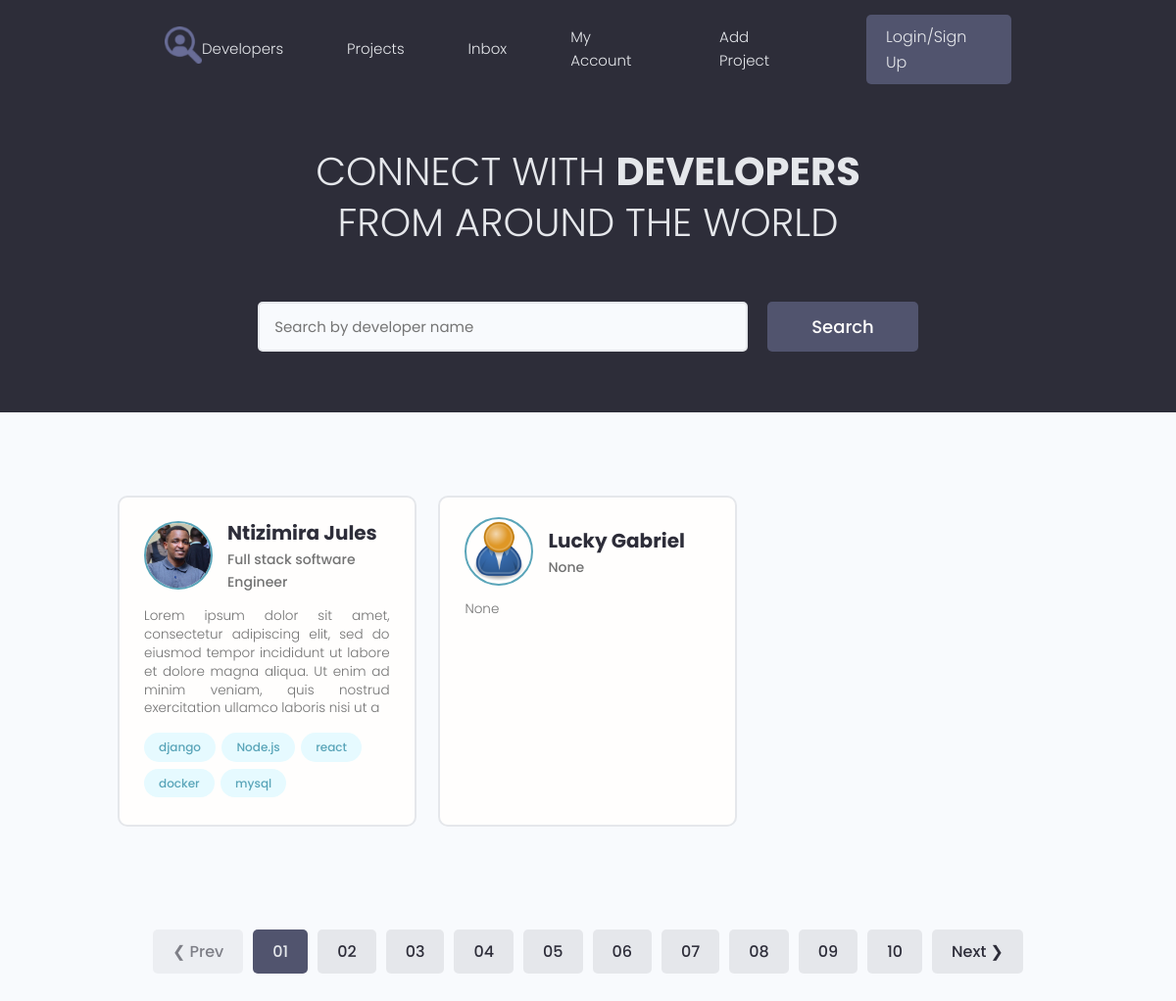
The page /profiles on the database as committed earlier.
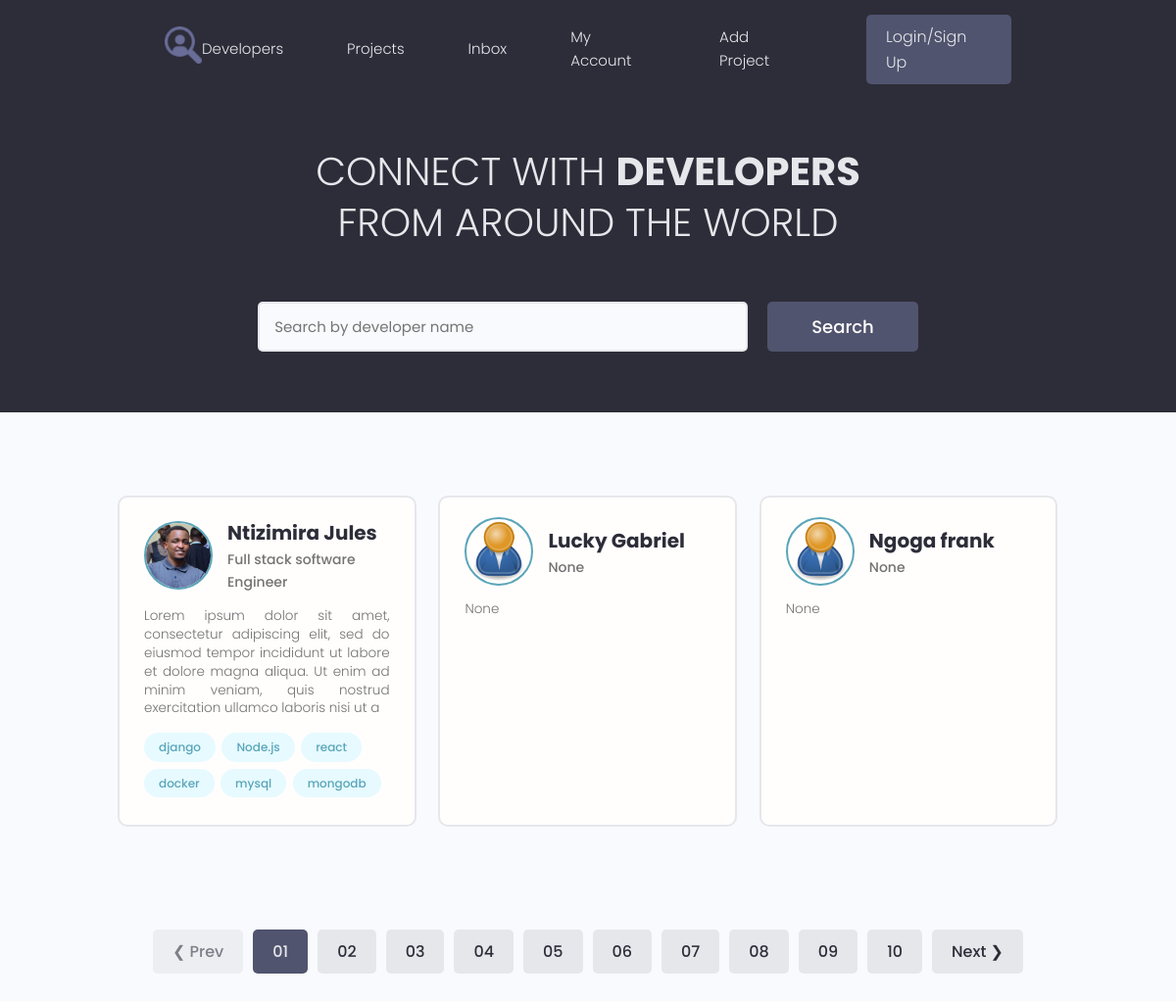
The same page on the database as committed later.
### models/user.py (models this page shows, shortened)
class Profile(BaseModel, Base):
    __tablename__ = 'profiles'
    user_id = Column(String(60), ForeignKey('users.id'))
    user = relationship("User", back_populates="profile")
    username = Column(String(150), nullable=False, unique=True)
    email = Column(String(150), nullable=False)
    name = Column(String(150), nullable=False)
    bio = Column(Text, nullable=True)
    location = Column(String(150), nullable=True)
    headline = Column(String(250), nullable=True)
    profile_image_url = Column(String(2000), default='images/profiles/user-default.png')
    social_github = Column(String(200), nullable=True)
    social_linkdin = Column(String(200), nullable=True)
    social_youtube = Column(String(200), nullable=True)
    social_twitter = Column(String(200), nullable=True)
    skills = relationship("Skill", backref="profile",
                          cascade="all, delete, delete-orphan")
    comments = relationship("Comment", backref="profile", cascade="all, delete-orphan")
    rates = relationship("Rate", backref="profile", cascade="all, delete-orphan")

### models/skill.py (models this page shows, shortened)
class Skill(BaseModel, Base):
    __tablename__ = 'skills'
    profile_id = Column(String(60), ForeignKey('profiles.id'), nullable=True)
    name = Column(String(200), nullable=False)
    description = Column(Text, nullable=True)

### webdynamic/views/users.py (the view)
@app_views.route('/profiles', methods=['GET'], strict_slashes=False)
def profiles():
    profiles = storage.all(Profile).values()
    return render_template('profiles.html', profiles=profiles)

### models/engine/dbManager.py (called while the page is built)
    def all(self, cls=None):
        new_dict = {}
        for clss in classes:
            if cls is None or cls is classes[clss] or cls is clss:
                objs = self.__session.query(classes[clss]).all()
                for obj in objs:
                    key = obj.__class__.__name__ + '.' + obj.id
                    new_dict[key] = obj
        return (new_dict)

### webdynamic/app.py (called while the page is built)
@app.context_processor
def inject_user():
    return dict(current_user=current_user)

### webdynamic/templates/profiles.html (shortened to what this page needs)
{% extends 'main.html' %}
{% block content %}
  <main class="home">
    <section class="hero-section text-center">
      <div class="container container--narrow">
        <div class="hero-section__box">
          <h2>CONNECT WITH <span>DEVELOPERS</span></h2>
          <h2>FROM AROUND THE WORLD</h2>
        </div>
        <div class="hero-section__search">
          <form class="form" action="#" method="get">
            <div class="form__field">
              <input class="input input--text" id="formInput#search" type="text" name="text"
                placeholder="Search by developer name" />
            </div>
            <input class="btn btn--sub btn--lg" type="submit" value="Search" />
          </form>
        </div>
      </div>
    </section>
    <section class="devlist">
      <div class="container">
        <div class="grid grid--three">
            {% for profile in profiles %}
            <div class="column card">
                <div class="dev">
                <a href="{{url_for('app_views.profile', profile_id=profile.id)}}" class="card__body">
                    <div class="dev__profile">
                    <img class="avatar avatar--md" src="{{url_for('static', filename=profile.profile_image_url)}}" alt="image" />
                    <div class="dev__meta">
                        <h3>{{profile.name}}</h3>
                        <h5>{{profile.headline}}</h5>
                    </div>
                    </div>
                    <p class="dev__info">
                        {{profile.bio[:200] if profile.bio and profile.bio|length > 150 else profile.bio}}
                    </p>
                    <div class="dev__skills">
                    {% for skill in profile.skills %}
                    <span class="tag tag--pill tag--main">
                        <small>{{skill.name}}</small>
                    </span>
                    {% endfor %}
                    </div>
                </a>
                </div>
            </div>
            {% endfor %}
        </div>
      </div>
    </section>
    <div class="pagination">
      <ul class="container">
        <li><a href="#" class="btn btn--disabled">&#10094; Prev</a></li>
        <li><a href="#" class="btn btn--sub">01</a></li>
        <li><a href="#" class="btn">02</a></li>
        <li><a href="#" class="btn">03</a></li>
        <li><a href="#" class="btn">04</a></li>
        <li><a href="#" class="btn">05</a></li>
        <li><a href="#" class="btn">06</a></li>
        <li><a href="#" class="btn">07</a></li>
        <li><a href="#" class="btn">08</a></li>
        <li><a href="#" class="btn">09</a></li>
        <li><a href="#" class="btn">10</a></li>
        <li><a href="#" class="btn">Next &#10095;</a></li>
      </ul>
    </div>
  </main>
{% endblock %}

Rows that differ between the two databases and show on the page:
added Skill: name "mongodb", shown under Profile "Ntizimira Jules"
added Profile: profile_image_url (placeholder picture), name "Ngoga frank", headline "None", bio "None"
